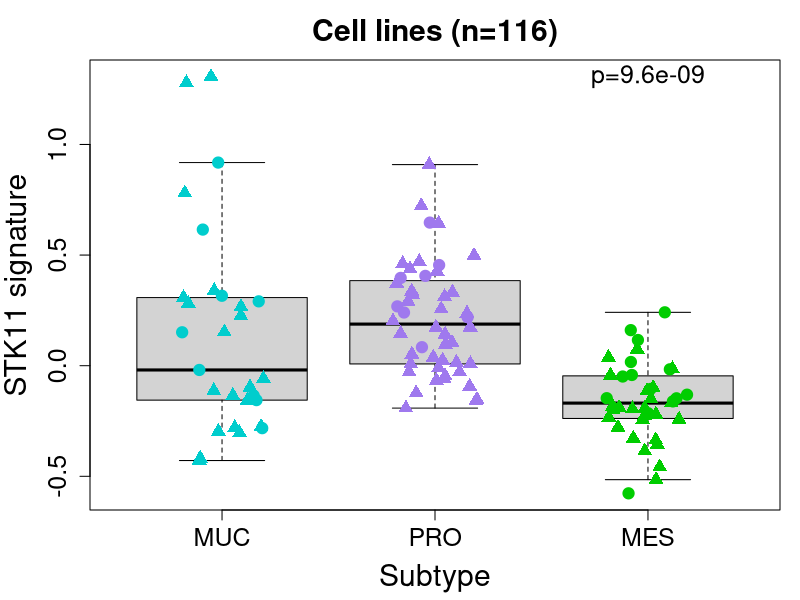
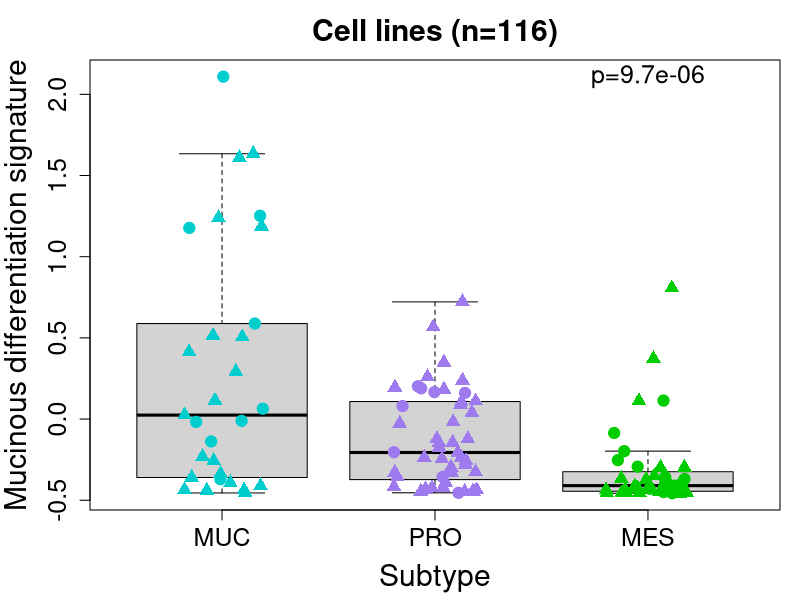

Reproduce these figures in R, in order.
study <- "Cell lines"
data <- read.table("../data/CellLines_KRASall_subtypes.tsv", sep="\t", header=TRUE, check.names=FALSE)
data <- data[!data$Subtype %in% "unclassified", ]
data$Subtype <- factor(data$Subtype, levels=c("MUC", "PRO", "MES"))
nbTumors <- nrow(data)

colors <- rep("cyan3", nbTumors)
colors[data$Subtype %in% "PRO"] <- "mediumpurple2"
colors[data$Subtype %in% "MES"] <- "green3"
pchs <- rep(19, nbTumors)
pchs[!data$KrasMutStatus] <- 17

pdf("../figures/Fig4_CellLines_STK11signatureBySubtype.pdf", width=5.5, height=6.5)
par(mar=c(4.5, 4.5, 3, 1))
boxplot(data$STK11_deficiency_signature ~ data$Subtype, outline=FALSE,
				ylab="STK11 signature", xlab="Subtype", main=paste0(study," (n=",nbTumors,")"),
				cex.lab=1.8, cex.axis=1.5, cex.main=1.8, ylim=range(data$STK11_deficiency_signature))
points(jitter(as.numeric(data$Subtype)), data$STK11_deficiency_signature,
					col=colors, pch=pchs, cex=1.5)
pval <- signif(kruskal.test(data$STK11_deficiency_signature ~ data$Subtype)$p.value, 2)
text(x=3, y=max(data$STK11_deficiency_signature), labels=paste0("p=",pval), cex=1.5)
dev.off()

t.test(data$STK11_deficiency_signature[data$Subtype %in% "PRO"],
			data$STK11_deficiency_signature[data$Subtype %in% c("MUC","MES")],
			alternative = "greater")$p.value

pdf("../figures/Fig4_CellLines_MucinoussignatureBySubtype.pdf", width=5.5, height=6.5)
par(mar=c(4.5, 4.5, 3, 1))
boxplot(data$Mucinous_differentiation_signature ~ data$Subtype, outline=FALSE,
				ylab="Mucinous differentiation signature", xlab="Subtype", main=paste0(study," (n=",nbTumors,")"),
				cex.lab=1.8, cex.axis=1.5, cex.main=1.8, ylim=range(data$Mucinous_differentiation_signature))
points(jitter(as.numeric(data$Subtype)), data$Mucinous_differentiation_signature,
					col=colors, pch=pchs, cex=1.5)
pval <- signif(kruskal.test(data$Mucinous_differentiation_signature ~ data$Subtype)$p.value, 2)
text(x=3, y=max(data$Mucinous_differentiation_signature), labels=paste0("p=",pval), cex=1.5)
dev.off()

t.test(data$Mucinous_differentiation_signature[data$Subtype %in% "MUC"],
			data$Mucinous_differentiation_signature[data$Subtype %in% c("PRO","MES")],
			alternative = "greater")$p.value
